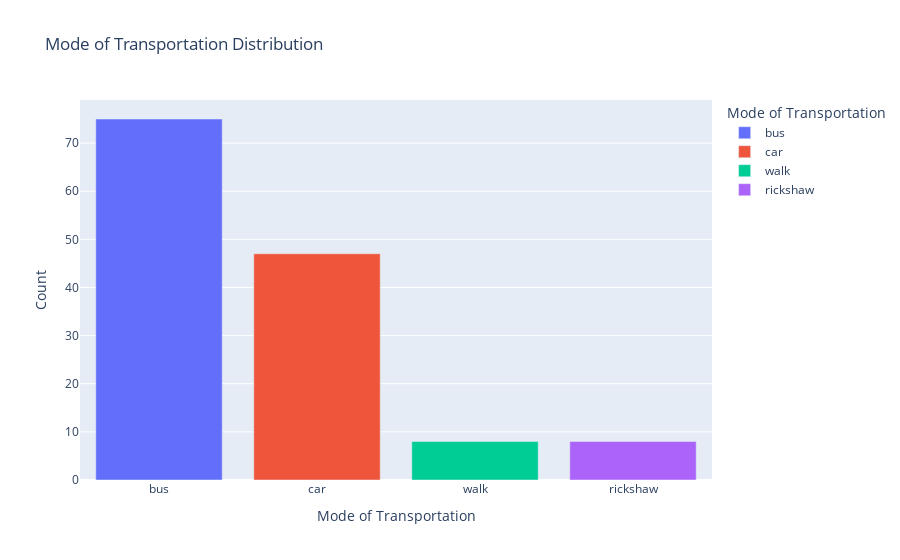

Notebook cell for this chart:
### Markdown cell above
This histogram gives a very interesting insight about the  distance distribution in the dataset. Most of the people in the dataset live from 4 to 12 kilometers distance from their office location, specifically in distance 6-8 kilometers with a count of 29. Second highest group of people in the dataset belong to 10-12 kilometers distance from their office location with a count of 27. There are very less amount of people in the dataset whole live too much far away from their office location(12-18 kilometers). Only one person lies in the group 16-18 kilometers group.

### Code cell
# Mode of Transportation: Bar Chart
mode_counts = df['mode_of_transportation'].value_counts().reset_index()
mode_counts.columns = ['mode_of_transportation', 'count']

fig = px.bar(mode_counts, 
             x='mode_of_transportation', 
             y='count', 
             color='mode_of_transportation', 
             title='Mode of Transportation Distribution', 
             labels={'mode_of_transportation': 'Mode of Transportation', 'count': 'Count'})
fig.show()

### Figure 1 — Plotly figure (JSON) as saved in the notebook; plotly's stock layout.template omitted (floating-point values rounded to 4 significant figures)
{"data": [{"alignmentgroup": "True", "hovertemplate": "Mode of Transportation=%{x}<br>Count=%{y}<extra></extra>", "legendgroup": "bus", "marker": {"color": "#636efa", "pattern": {"shape": ""}}, "name": "bus", "offsetgroup": "bus", "orientation": "v", "showlegend": true, "textposition": "auto", "type": "bar", "x": ["bus"], "xaxis": "x", "y": [75], "yaxis": "y"}, {"alignmentgroup": "True", "hovertemplate": "Mode of Transportation=%{x}<br>Count=%{y}<extra></extra>", "legendgroup": "car", "marker": {"color": "#EF553B", "pattern": {"shape": ""}}, "name": "car", "offsetgroup": "car", "orientation": "v", "showlegend": true, "textposition": "auto", "type": "bar", "x": ["car"], "xaxis": "x", "y": [47], "yaxis": "y"}, {"alignmentgroup": "True", "hovertemplate": "Mode of Transportation=%{x}<br>Count=%{y}<extra></extra>", "legendgroup": "walk", "marker": {"color": "#00cc96", "pattern": {"shape": ""}}, "name": "walk", "offsetgroup": "walk", "orientation": "v", "showlegend": true, "textposition": "auto", "type": "bar", "x": ["walk"], "xaxis": "x", "y": [8], "yaxis": "y"}, {"alignmentgroup": "True", "hovertemplate": "Mode of Transportation=%{x}<br>Count=%{y}<extra></extra>", "legendgroup": "rickshaw", "marker": {"color": "#ab63fa", "pattern": {"shape": ""}}, "name": "rickshaw", "offsetgroup": "rickshaw", "orientation": "v", "showlegend": true, "textposition": "auto", "type": "bar", "x": ["rickshaw"], "xaxis": "x", "y": [8], "yaxis": "y"}], "layout": {"barmode": "relative", "legend": {"title": {"text": "Mode of Transportation"}, "tracegroupgap": 0}, "title": {"text": "Mode of Transportation Distribution"}, "xaxis": {"anchor": "y", "categoryarray": ["bus", "car", "walk", "rickshaw"], "categoryorder": "array", "domain": [0, 1], "title": {"text": "Mode of Transportation"}}, "yaxis": {"anchor": "x", "domain": [0, 1], "title": {"text": "Count"}}}}
